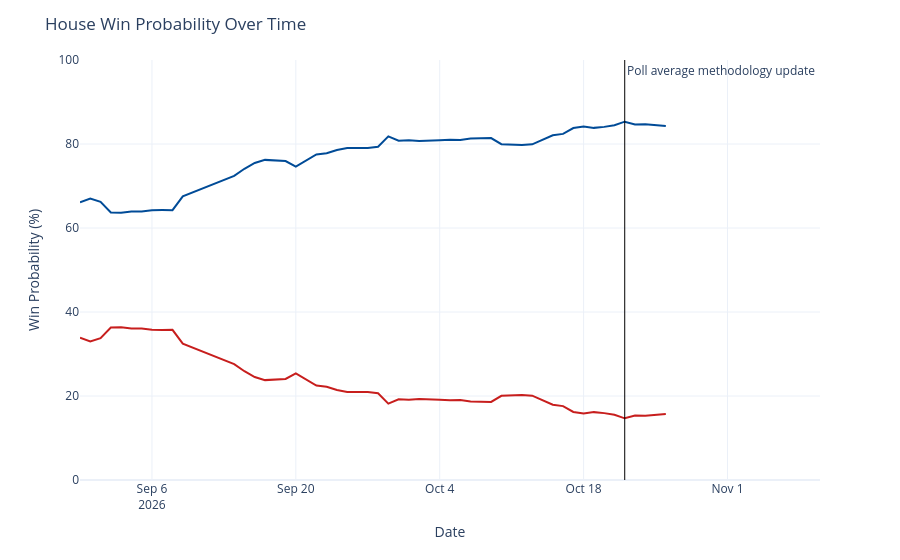

This figure's notebook cell:
### Code cell
chance_over_time = output_ts[(output_ts['geo'] == 'US House') &
                             (output_ts['type'] == 'chance')]
chance_over_time['rep_chance'] = chance_over_time['y'].map(lambda x: 100 - x)
chance_over_time = chance_over_time.rename({'y': 'Democrats', 'rep_chance': 'Republicans'}, axis=1)
chance_time_ser = px.line(chance_over_time, x='date', y=['Democrats', 'Republicans'], template='plotly_white',
                         color_discrete_map={'Democrats': '#004b97', 'Republicans': '#c71e1d'},)
chance_time_ser.update_traces(hovertemplate="%{y:.1f}%")
chance_time_ser.update_layout(
    xaxis=dict(range=[pd.to_datetime('2026-08-30'), pd.to_datetime('2026-11-10')]),
    yaxis=dict(range=[0, 100]),
    xaxis_title='Date',
    yaxis_title='Win Probability (%)',
    title=dict(text="House Win Probability Over Time"),
    hovermode="x",
    showlegend=False
)
chance_time_ser.add_vline(x=pd.to_datetime('2026-10-22').timestamp() * 1000, line_width=1, line_color='black',
                          annotation_text='Poll average methodology update', annotation_position='top right')
chance_time_ser

### Figure 1 — Plotly figure (JSON) as saved in the notebook; plotly's stock layout.template omitted (floating-point values rounded to 4 significant figures)
{"data": [{"hovertemplate": "%{y:.1f}%", "legendgroup": "Democrats", "line": {"color": "#004b97", "dash": "solid"}, "marker": {"symbol": "circle"}, "mode": "lines", "name": "Democrats", "orientation": "v", "showlegend": true, "type": "scatter", "x": ["2026-08-30", "2026-08-31", "2026-09-01", "2026-09-02", "2026-09-03", "2026-09-04", "2026-09-05", "2026-09-06", "2026-09-07", "2026-09-08", "2026-09-09", "2026-09-14", "2026-09-15", "2026-09-16", "2026-09-17", "2026-09-18", "2026-09-19", "2026-09-20", "2026-09-21", "2026-09-22", "2026-09-23", "2026-09-24", "2026-09-25", "2026-09-26", "2026-09-27", "2026-09-28", "2026-09-29", "2026-09-30", "2026-10-01", "2026-10-02", "2026-10-03", "2026-10-04", "2026-10-05", "2026-10-06", "2026-10-07", "2026-10-08", "2026-10-09", "2026-10-10", "2026-10-11", "2026-10-12", "2026-10-13", "2026-10-15", "2026-10-16", "2026-10-17", "2026-10-18", "2026-10-19", "2026-10-20", "2026-10-21", "2026-10-22", "2026-10-23", "2026-10-24", "2026-10-25", "2026-10-26"], "xaxis": "x", "y": [66.12, 67.02, 66.25, 63.69, 63.65, 63.91, 63.91, 64.23, 64.27, 64.25, 67.54, 72.39, 74.1, 75.49, 76.22, 76.08, 75.94, 74.59, 76.12, 77.51, 77.78, 78.58, 79.05, 79.05, 79.05, 79.34, 81.82, 80.78, 80.9, 80.69, 80.7, 80.88, 81.01, 80.94, 81.32, 81.39, 81.42, 79.94, 79.78, 79.75, 79.92, 82.09, 82.41, 83.8, 84.17, 83.84, 84.08, 84.45, 85.31, 84.64, 84.7, 84.4, 84.26], "yaxis": "y"}, {"hovertemplate": "%{y:.1f}%", "legendgroup": "Republicans", "line": {"color": "#c71e1d", "dash": "solid"}, "marker": {"symbol": "circle"}, "mode": "lines", "name": "Republicans", "orientation": "v", "showlegend": true, "type": "scatter", "x": ["2026-08-30", "2026-08-31", "2026-09-01", "2026-09-02", "2026-09-03", "2026-09-04", "2026-09-05", "2026-09-06", "2026-09-07", "2026-09-08", "2026-09-09", "2026-09-14", "2026-09-15", "2026-09-16", "2026-09-17", "2026-09-18", "2026-09-19", "2026-09-20", "2026-09-21", "2026-09-22", "2026-09-23", "2026-09-24", "2026-09-25", "2026-09-26", "2026-09-27", "2026-09-28", "2026-09-29", "2026-09-30", "2026-10-01", "2026-10-02", "2026-10-03", "2026-10-04", "2026-10-05", "2026-10-06", "2026-10-07", "2026-10-08", "2026-10-09", "2026-10-10", "2026-10-11", "2026-10-12", "2026-10-13", "2026-10-15", "2026-10-16", "2026-10-17", "2026-10-18", "2026-10-19", "2026-10-20", "2026-10-21", "2026-10-22", "2026-10-23", "2026-10-24", "2026-10-25", "2026-10-26"], "xaxis": "x", "y": [33.88, 32.98, 33.75, 36.31, 36.35, 36.09, 36.09, 35.77, 35.73, 35.75, 32.46, 27.61, 25.9, 24.51, 23.78, 23.92, 24.06, 25.41, 23.88, 22.49, 22.22, 21.42, 20.95, 20.95, 20.95, 20.66, 18.18, 19.22, 19.1, 19.31, 19.3, 19.12, 18.99, 19.06, 18.68, 18.61, 18.58, 20.06, 20.22, 20.25, 20.08, 17.91, 17.59, 16.2, 15.83, 16.16, 15.92, 15.55, 14.69, 15.36, 15.3, 15.6, 15.74], "yaxis": "y"}], "layout": {"annotations": [{"showarrow": false, "text": "Poll average methodology update", "x": 1792627200000, "xanchor": "left", "xref": "x", "y": 1, "yanchor": "top", "yref": "y domain"}], "hovermode": "x", "legend": {"title": {"text": "variable"}, "tracegroupgap": 0}, "margin": {"t": 60}, "shapes": [{"line": {"color": "black", "width": 1}, "type": "line", "x0": 1792627200000, "x1": 1792627200000, "xref": "x", "y0": 0, "y1": 1, "yref": "y domain"}], "showlegend": false, "title": {"text": "House Win Probability Over Time"}, "xaxis": {"anchor": "y", "domain": [0, 1], "range": ["2026-08-30T00:00:00", "2026-11-10T00:00:00"], "title": {"text": "Date"}}, "yaxis": {"anchor": "x", "domain": [0, 1], "range": [0, 100], "title": {"text": "Win Probability (%)"}}}}
